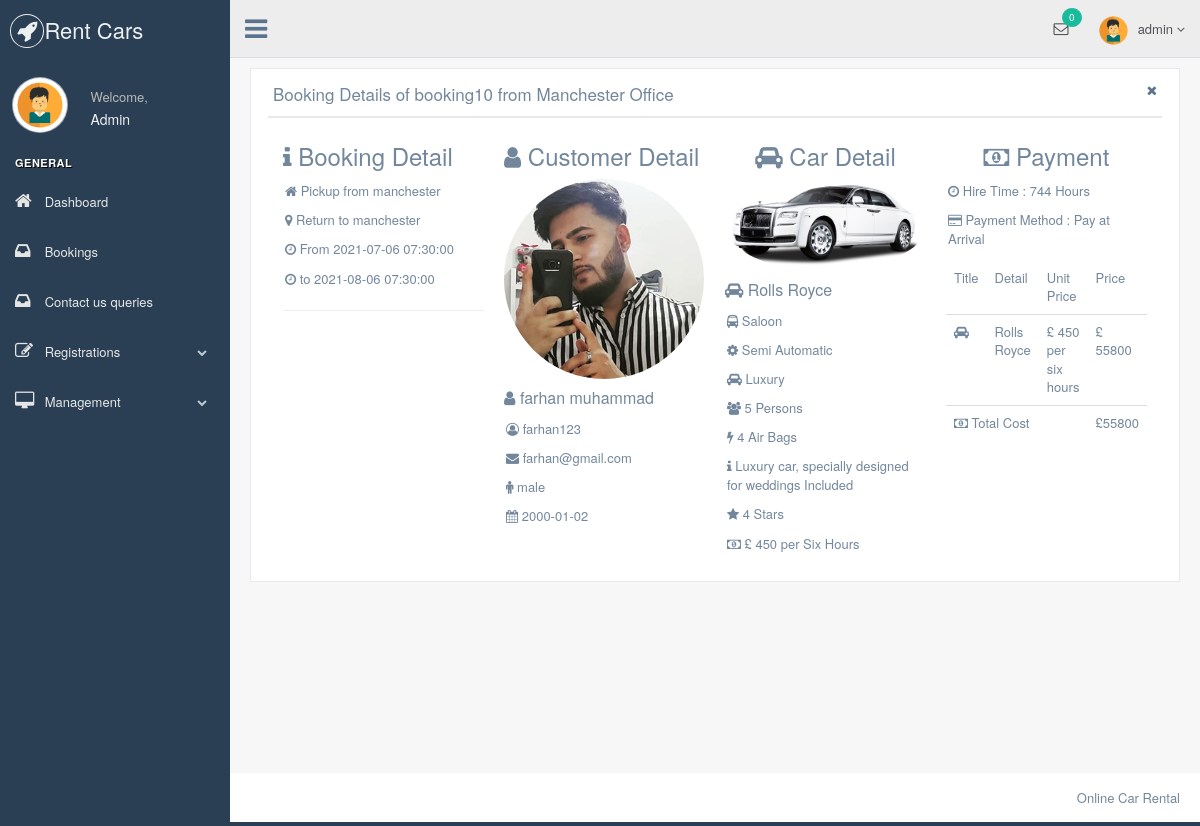
The page /admin/bookingdetail.php?bookingid=booking10 (signed in) on the database its author committed.
### tables this page shows
CREATE TABLE `office` (
  `officeid` varchar(15) NOT NULL,
  `officename` varchar(30) NOT NULL,
  `officeaddress` varchar(100) DEFAULT NULL
);

CREATE TABLE `bookings` (
  `bookingid` varchar(15) NOT NULL,
  `customerid` varchar(15) NOT NULL,
  `officeid` varchar(15) NOT NULL,
  `pickuptime` datetime NOT NULL,
  `returntime` datetime NOT NULL,
  `pickuplocation` varchar(30) NOT NULL,
  `returnlocation` varchar(30) NOT NULL,
  `durationinhours` int(11) NOT NULL,
  `carid` varchar(15) NOT NULL,
  `carcost` double NOT NULL,
  `driverid` varchar(15) DEFAULT NULL,
  `drivercost` double NOT NULL,
  `totalcost` double NOT NULL,
  `paymentmethod` varchar(30) NOT NULL,
  `confirmstatus` varchar(30) NOT NULL DEFAULT 'pending',
  `staffid` varchar(15) DEFAULT NULL,
  `bookingtime` datetime NOT NULL
);

CREATE TABLE `users` (
  `customerid` varchar(15) NOT NULL,
  `customername` varchar(30) NOT NULL,
  `customeremail` varchar(30) NOT NULL,
  `customerusername` varchar(30) NOT NULL,
  `customerpassword` varchar(50) NOT NULL,
  `customergender` varchar(15) NOT NULL,
  `customerdob` date NOT NULL,
  `customerphoto` varchar(30) DEFAULT NULL,
  `signuptime` datetime NOT NULL,
  `active` tinyint(1) NOT NULL DEFAULT 1
);

CREATE TABLE `officecars` (
  `officeid` varchar(15) DEFAULT NULL,
  `carno` varchar(15) DEFAULT NULL,
  `carid` varchar(15) NOT NULL
);

CREATE TABLE `cars` (
  `carno` varchar(15) NOT NULL,
  `carname` varchar(30) NOT NULL,
  `carclass` varchar(30) NOT NULL,
  `cartransmission` varchar(30) NOT NULL,
  `carcost` double NOT NULL,
  `cartype` varchar(30) NOT NULL,
  `carcapacity` int(11) NOT NULL,
  `carairbag` int(11) NOT NULL,
  `carotherdescription` varchar(50) NOT NULL,
  `carrating` int(11) DEFAULT NULL,
  `carphoto` varchar(30) NOT NULL
);

### admin/bookingdetail.php (the view, shortened to what this page needs)
<?php
	include('../database/dbconnection.php');
	$staffid = $_SESSION['staffid'];
	$username = $_SESSION['staffusername'];
	$conn = mysqli_connect($dbhost, $dbuser, $dbpass, $dbname);
	$getstaffsql = mysqli_query($conn, "Select * from administrator where staffid = '$staffid'");
	$rowgetstaff = mysqli_fetch_assoc($getstaffsql);
	$staffname = $rowgetstaff['staffname'];
	$staffphoto = $rowgetstaff['staffphoto'];
	$officeid = $rowgetstaff['officeid'];
	$getofficename = mysqli_query($conn, "Select officename from Office where officeid = '$officeid'");
	$rowgetoffice = mysqli_fetch_assoc($getofficename);
	$officename = $rowgetoffice['officename'];
	$bookingid = $_GET['bookingid'];
	$getbooking = mysqli_query($conn, "SELECT * from Bookings where bookingid = '$bookingid'");
	$rowgetbooking = mysqli_fetch_assoc($getbooking);
	$totalcost = $rowgetbooking['totalcost'];
	$customerid = $rowgetbooking['customerid'];
	$getcustomer = mysqli_query($conn, "SELECT * FROM users where customerid = '$customerid'");
	$rowgetcustomerdetail = mysqli_fetch_assoc($getcustomer);
	$carid = $rowgetbooking['carid'];
	$getcar = mysqli_query($conn, "SELECT * FROM Cars, OfficeCars where Cars.carno = OfficeCars.carno AND OfficeCars.carid = '$carid'");
	$rowgetcar = mysqli_fetch_assoc($getcar);
	$driverid = $rowgetbooking['driverid'];
?>
<!DOCTYPE html>
<html lang="en">
	<head>
		<link href="../style/bootstrap.min.css" rel="stylesheet">
		<link href="../fa/css/font-awesome.min.css" rel="stylesheet">
		<link href="../style/custom.min.css" rel="stylesheet">
		<link href="../style/customstyle.css" rel="stylesheet">
		<link rel="stylesheet" href="../style/sweetalert.css">
	</head>
	<body class="nav-md">
		<div class="container body">
			<div class="main_container">
				<div class="col-md-3 left_col">
					<div class="left_col scroll-view">
						<div class="navbar nav_title" style="border: 0;">
							<a href="#" class="site_title"><i class="fa fa-rocket"></i><span>Rent Cars</span></a>
						</div>
						<div class="profile clearfix">
							<div class="profile_pic">
								<img src="../images/staffphoto/<?php echo $staffphoto; ?>" alt="..." class="img-circle profile_img">
							</div>
							<div class="profile_info">
								<span>Welcome,</span>
								<h2><?php echo $staffname; ?></h2>
							</div>
							<div class="clearfix"></div>
						</div>
						<br />
						<?php
							include ("includes/_sidebarmenu.php");
						?>
					</div>
				</div>
						<?php
							include('includes/_navigationbar.php');
						?>
		<div class="right_col" role="main">
		  <div class="">
			<div class="row">
			<div class="col-md-12 col-sm-12 col-xs-12">
				<div class="x_panel">
					<div class="x_title">
						<h2>Booking Details of <?php echo $bookingid." from " .$officename ." Office"; ?></h2>
						<a href="bookingmanagement.php" class="pull-right"><i class="fa fa-close"></i></a>
						<div class="clearfix"></div>
					</div>
					<div class="x_content">
						<div class="col-md-3 col-sm-3 col-xs-12 profile_left">
							<h3><i class="fa fa-info"></i> Booking Detail</h4>
							<ul class="list-unstyled user_data">
								<li><i class="fa fa-home user-profile-icon"></i> Pickup from <?php echo $rowgetbooking['pickuplocation']; ?>
								</li>
								<li>
									<i class="fa fa-map-marker user-profile-icon"></i> Return to <?php echo $rowgetbooking['returnlocation']; ?>
								</li>
								<li><i class="fa fa-clock-o user-profile-icon"></i> From <?php echo $rowgetbooking['pickuptime']; ?>
								</li>
								<li><i class="fa fa-clock-o user-profile-icon"></i> to <?php echo $rowgetbooking['returntime']; ?>
								</li>
							</ul>
							<hr>
							<?php
							if ($driverid == 'nodriver'): ?>
								</div>
								<div class="col-md-3 col-sm-3 col-xs-12 profile_left">
							<?php endif; ?>
							<h3><i class="fa fa-user"></i> Customer Detail</h3>
							<div class="profile_img">
								<div id="crop-avatar">
									<img class="img-circle avatar-view"  width="200px" height="200px" src="../images/customerphoto/<?php echo $rowgetcustomerdetail['customerphoto']; ?>" alt="Avatar">
								</div>
							</div>
							<h4><i class="fa fa-user user-profile-icon"></i> <?php echo $rowgetcustomerdetail['customername']; ?></h4>
							<ul class="list-unstyled user_data">
								<li><i class="fa fa-user-circle-o user-profile-icon"></i> <?php echo $rowgetcustomerdetail['customerusername']; ?>
								</li>
								<li>
								<i class="fa fa-envelope user-profile-icon"></i> <?php echo $rowgetcustomerdetail['customeremail']; ?>
								</li>
								<li>
								<i class="fa fa-male user-profile-icon"></i> <?php echo $rowgetcustomerdetail['customergender']; ?>
								</li>
								<li>
								<i class="fa fa-calendar user-profile-icon"></i> <?php echo $rowgetcustomerdetail['customerdob']; ?>
								</li>
							</ul>
							<?php
							if ($driverid == 'nodriver'): ?>
								</div>
							<?php endif; ?>
						<div class="col-md-3 col-sm-3 col-xs-12 profile_left">
							<h3 align="center"><i class="fa fa-car"></i> Car Detail</h3>
							<div class="profile_img">
								<div id="crop-avatar">
									<img class="img-responsive img-circle avatar-view"  src="../images/carphoto/<?php echo $rowgetcar['carphoto']; ?>" alt="Avatar">
								</div>
							</div>
							<h4><i class="fa fa-car user-profile-icon"></i> <?php echo $rowgetcar['carname']; ?></h4>
							<ul class="list-unstyled user_data">
								<li>
									<i class="fa fa-bus user-profile-icon"></i> <?php echo $rowgetcar['carclass']; ?>
								</li>
								<li><i class="fa fa-cog user-profile-icon"></i> <?php echo $rowgetcar['cartransmission']; ?>
								</li>
								<li><i class="fa fa-car user-profile-icon"></i> <?php echo $rowgetcar['cartype']; ?>
								</li>
								<li id="passengerqty"><i class="fa fa-users user-profile-icon"></i> <?php echo $rowgetcar['carcapacity']; ?> Persons
								</li>
								<li><i class="fa fa-bolt user-profile-icon"></i> <?php echo $rowgetcar['carairbag'];  ?> Air Bags
								</li>
								<li><i class="fa fa-info user-profile-icon"></i> <?php echo $rowgetcar['carotherdescription'];  ?> Included
								</li>
								<li><i class="fa fa-star user-profile-icon"></i> <?php echo $rowgetcar['carrating'];  ?> Stars
								</li>
								<li><i class="fa fa-money user-profile-icon"></i> £ <?php echo $rowgetcar['carcost'];  ?> per Six Hours
								</li>
							</ul>
						</div>
						<div class="col-md-3 col-sm-3 col-xs-12 profile_left">
							<h3 align="center"><i class="fa fa-money"></i> Payment</h3>
							<ul class="list-unstyled user_data">
								<li>
								<i class="fa fa-clock-o user-profile-icon"></i> Hire Time :  <?php $durationinhours = $rowgetbooking['durationinhours']; echo $durationinhours;?> Hours
								</li>
								<li>
								<i class="fa fa-credit-card user-profile-icon"></i> Payment Method :  <?php echo $rowgetbooking['paymentmethod'];?>
								</li>
							</ul>
							<table class="table">
								<thead>
									<tr>
										<td>Title</td>
										<td>Detail</td>
										<td>Unit Price</td>
										<td>Price</td>
									</tr>
								</thead>
								<tbody>
									<tr>
										<td><i class="fa fa-car"></i></td>
										<td><?php echo $rowgetcar['carname']; ?></td>
										<td>£ <?php echo $rowgetcar['carcost']; ?> per six hours</td>
										<td>£ <?php echo floor($rowgetcar['carcost']*($durationinhours/6)); ?></td>
									</tr>
									<tr>
										<td colspan="3"><i class="fa fa-money"></i> Total Cost</td>
										<td>£<?php echo $totalcost; ?></td>
									</tr>
								</tbody>
							</table>
						</div>
					</div>
				</div>
			</div>
			</div>
		</div>
		</div>
				<footer>
					<div class="pull-right">
						Online Car Rental
					</div>
					<div class="clearfix"></div>
				</footer>
			</div>
		</div>
	</body>
</html>

### admin/includes/_navigationbar.php (shortened to what this page needs)
<div class="top_nav">
	<div class="nav_menu">
		<nav>
		<div class="nav toggle">
			<a id="menu_toggle"><i class="fa fa-bars"></i></a>
		</div>
		<ul class="nav navbar-nav navbar-right">
			<li class="">
				<a href="staffprofile.php" class="user-profile dropdown-toggle" data-toggle="dropdown" aria-expanded="false">
					<img src="../images/staffphoto/<?php echo $staffphoto; ?>" alt=""><?php echo $username; ?>
					<span class=" fa fa-angle-down"></span>
				</a>
			</li>
            <li role="presentation" class="dropdown">
				<a href="javascript:;" class="dropdown-toggle info-number" data-toggle="dropdown" aria-expanded="false">
					<i class="fa fa-envelope-o"></i>
					<span class="badge bg-green" id="notifi"></span>
				</a>
			</li>
		</ul>
		</nav>
	</div>
</div>

### style/customstyle.css (style rules this page uses)
.user_data li { padding: 2px; }

### rows shown on the page
office: officename "Manchester"
bookings: pickuplocation "manchester", returnlocation "manchester", pickuptime "2021-07-06 07:30:00", returntime "2021-08-06 07:30:00", durationinhours "744", paymentmethod "Pay at Arrival", totalcost "55800"
users: customerphoto (picture), customername "farhan muhammad", customerusername "farhan123", customeremail "farhan@gmail.com", customergender "male", customerdob "2000-01-02"
officecars: carno.carphoto (picture), carno.carname "Rolls Royce", carno.carclass "Saloon", carno.cartransmission "Semi Automatic", carno.cartype "Luxury", carno.carcapacity "5", carno.carairbag "4", carno.carotherdescription "Luxury car, specially designed for weddings", carno.carrating "4", carno.carcost "450", floor($rowgetcar['carcost']*($durationinhours/6)) "55800"

### other values the page prints
$staffname "Admin"
$username "admin"
$bookingid "booking10"
